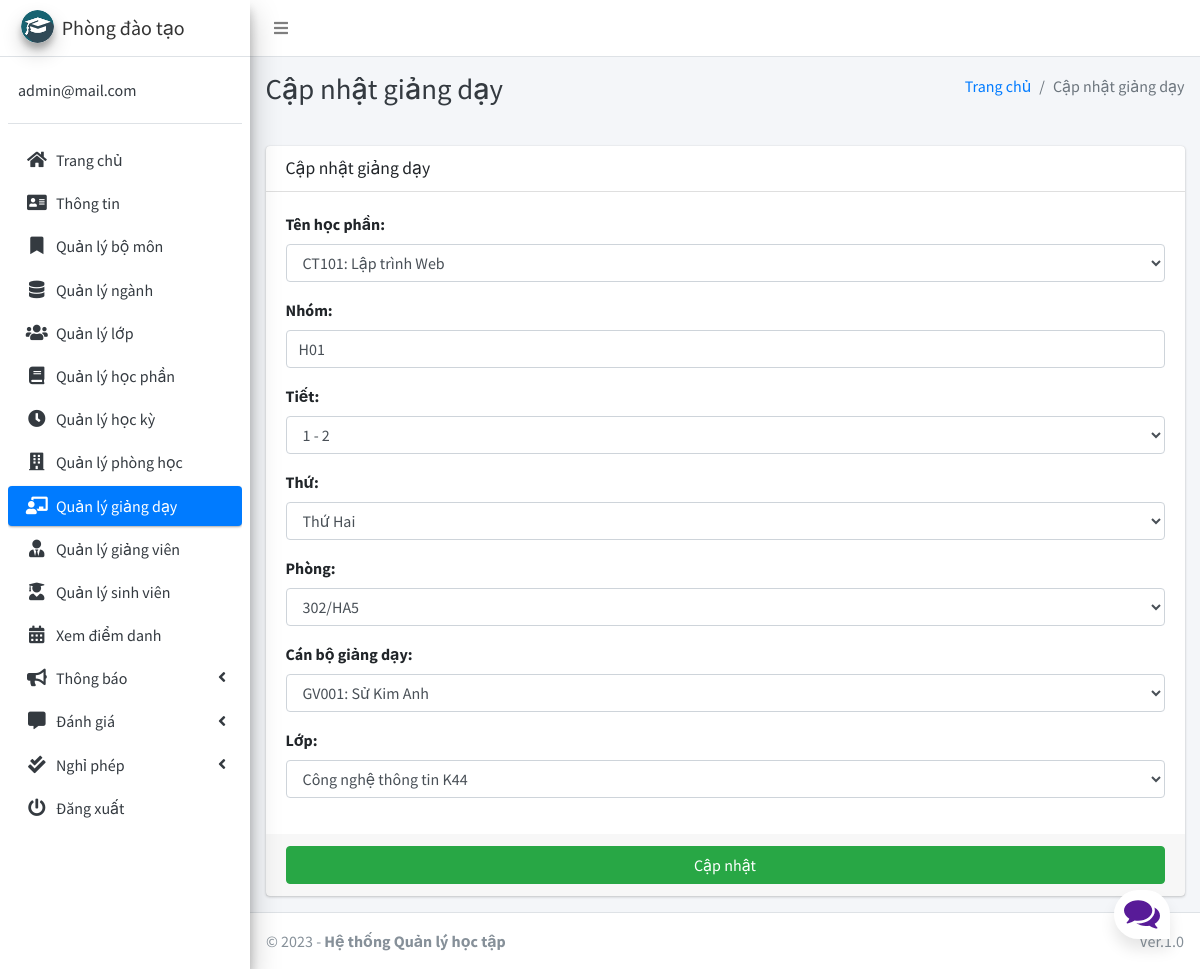
Screenshot of /assign/edit/9/ (signed in) with the database file from the repository.
### main_app/models.py (models this page shows, shortened)
class CustomUser(AbstractUser):
    USER_TYPE = ((1, "PDT"), (2, "GV"), (3, "SV"))
    id = models.CharField(primary_key='True', max_length=10)
    username = None  # Removed username, using email instead
    email = models.EmailField(unique=True)
    user_type = models.CharField(default=1, choices=USER_TYPE, max_length=1)
    fcm_token = models.TextField(default="")  # For firebase notifications
    USERNAME_FIELD = "email"
    REQUIRED_FIELDS = []
    objects = CustomUserManager()

class Assign(models.Model):
    subject = models.ForeignKey(Subject, on_delete=models.CASCADE, null=True)
    group = models.CharField(max_length=5)
    period = models.CharField(max_length=50, choices=time_slots, null=True)
    day = models.CharField(max_length=15, choices=DAYS_OF_WEEK, null=True)
    room = models.ForeignKey(Room, on_delete=models.CASCADE, null=True)
    staff = models.ForeignKey(Staff, on_delete=models.CASCADE, null=True)
    grade = models.ForeignKey(Grade, on_delete=models.CASCADE, null=True)

### main_app/hod_views.py (the view)
# urls.py: path('assign/edit/<assign_id>/', hod_views.edit_assign, name='edit_assign'),
def edit_assign(request, assign_id):
    assign = get_object_or_404(Assign, id=assign_id)
    form = AssignForm(request.POST or None, instance=assign)
    context = {
        'form': form,
        'assign_id': assign_id,
        'page_title': 'Cập nhật giảng dạy'
    }
    if request.method == 'POST':
        if form.is_valid():
            try:
                form.save()
                messages.success(request, "Cập nhật thành công")
                return redirect(reverse('edit_assign', args=[assign_id]))
            except Exception as e:
                messages.error(
                    request, "Không thể cập nhật " + str(e))
                return render(request, "hod_template/edit_assign_template.html", context)
        else:
            messages.error(request, "Không thể cập nhật ")
            return render(request, "hod_template/edit_assign_template.html", context)
    else:
        return render(request, "hod_template/edit_assign_template.html", context)

### main_app/forms.py
class AssignForm(FormSettings):
    def __init__(self, *args, **kwargs):
        super(AssignForm, self).__init__(*args, **kwargs)
    class Meta:
        model = Assign
        labels = {
            "subject": "Tên học phần",
            "group": "Nhóm",
            "room": "Phòng",
            "grade": "Lớp",
            "staff": "Cán bộ giảng dạy",
            "period": "Tiết",
            "day": "Thứ"
        }
        fields = '__all__'

### main_app/models.py (called while the page is built)
    def __str__(self):
        return self.name

    def __str__(self):
        return self.name

    def __str__(self):
        return '%s: %s' % (self.admin_id, self.last_name + " " + self.first_name)

    def __str__(self):
        return '%s: %s' % (self.id, self.name)

### main_app/templates/hod_template/edit_assign_template.html
{% extends 'main_app/base.html' %}
{% load static %}
{% block page_title %}{{page_title}}{% endblock page_title %}
{% block content %}
<section class="content">
    <div class="container-fluid">
        <div class="row">
            <div class="col-md-12">
                <div class="card">
                    <div class="card-header">
                        <h3 class="card-title">{{page_title}}</h3>
                    </div>
                    {% include "main_app/form_template.html" with messages=messages  form=form button_text="Cập nhật"%}
                </div>
            </div>
        </div>
    </div>
</section>
{% endblock content %}

### main_app/templates/main_app/sidebar_template.html (shortened to what this page needs)
{% load static %}
<aside class="main-sidebar sidebar-light-blue elevation-4">
    {% if request.user.user_type == '1' %}
        <a href="{% url 'admin_home' %}" class="brand-link">
            <img src="{% static 'dist/img/cmsl.png' %} " alt="AdminLTE Logo"
                 class="brand-image img-circle elevation-3">
            <span class="brand-text">Phòng đào tạo</span>
        </a>
        <div class="sidebar">
        <div class="user-panel mt-3 pb-3 mb-3 d-flex">
            <div class="info">
                <a href="#" class="d-block">{{ user }}</a>
            </div>
        </div>
        <nav class="mt-2">
        <ul class="nav nav-pills nav-sidebar flex-column" data-widget="treeview" role="menu" data-accordion="false">
        <li class="nav-item">
            {% url 'admin_home' as admin_home %}
            <a href="{{ admin_home }}" class="nav-link {% if admin_home == request.path %} active {% endif %}">
                <i class="nav-icon fas fa-home"></i>
                <p>
                    Trang chủ
                </p>
            </a>
        </li>
        <li class="nav-item">
            {% url 'admin_view_profile' as admin_view_profile %}
            <a href="{{ admin_view_profile }}"
               class="nav-link {% if admin_view_profile == request.path %} active {% endif %}">
                <i class="nav-icon fas fa-address-card"></i>
                <p>
                    Thông tin
                </p>
            </a>
        </li>
        <li class="nav-item">
            {% url 'manage_department' as manage_department %}
            <a href="{{ manage_department }}" class="nav-link {% if manage_department == request.path %} active {% endif %}">
                <i class="nav-icon fas fa-bookmark"></i>
                <p>
                    Quản lý bộ môn
                </p>
            </a>
        </li>
                <li class="nav-item">
                    {% url 'manage_major' as manage_major %}
                    {% url 'edit_major' department_id as edit_major %}
                    <a href="{{ manage_major }}"
                       class="nav-link  {% if edit_major == request.path or manage_major == request.path %} active {% endif %}">
                        <i class="nav-icon fas fa-database"></i>
                        <p>
                            Quản lý ngành
                        </p>
                    </a>
                </li>
                        <li class="nav-item">
                    {% url 'manage_grade' as manage_grade %}
                    {% url 'edit_grade' department_id as edit_grade %}
                    <a href="{{ manage_grade }}"
                       class="nav-link  {% if edit_grade == request.path or manage_grade == request.path %} active {% endif %}">
                        <i class="nav-icon fas fa-users"></i>
                        <p>
                            Quản lý lớp
                        </p>
                    </a>
                </li>
                        <li class="nav-item">
                    {% url 'manage_subject' as manage_subject %}
                    {% url 'edit_subject' subject_id as edit_subject %}
                    <a href="{{ manage_subject }}"
                       class="nav-link  {% if edit_subject == request.path or manage_subject == request.path %} active {% endif %}">
                        <i class="nav-icon fas fa-book"></i>
                        <p>
                            Quản lý học phần
                        </p>
                    </a>
                </li>
                        <li class="nav-item">
                    {% url 'manage_session' as manage_session %}
                    {% url 'edit_session' session_id as edit_session %}
                    <a href="{{ manage_session }}"
                       class="nav-link  {% if edit_session == request.path or manage_session == request.path %} active {% endif %}">
                        <i class="nav-icon fas fa-clock"></i>
                        <p>
                            Quản lý học kỳ
                        </p>
                    </a>
                </li>
                        <li class="nav-item">
                    {% url 'manage_room' as manage_room %}
                    {% url 'edit_room' room_id as edit_room %}
                    <a href="{{ manage_room }}"
                       class="nav-link {% if manage_room == request.path or request.path == edit_room %} active {% endif %}">
                        <i class="fas fa-building nav-icon"></i>
                        <p>
                            Quản lý phòng học
                        </p>
                    </a>
                </li>
                        <li class="nav-item">
                    {% url 'manage_assign' as manage_assign %}
                    {% url 'edit_assign' assign_id as edit_assign %}
                    <a href="{{ manage_assign }}"
                       class="nav-link {% if manage_assign == request.path or request.path == edit_assign %} active {% endif %}">
                        <i class="nav-icon fas fa-chalkboard-teacher"></i>
                        <p>
                            Quản lý giảng dạy
                        </p>
                    </a>
                </li>
                <li class="nav-item">
            {% url 'manage_staff' as manage_staff %}
            {% url 'edit_staff' staff_id as edit_staff %}
            <a href="{{ manage_staff }}"
               class="nav-link {% if manage_staff == request.path or request.path == edit_staff %} active {% endif %}">
                <i class="nav-icon fas fa-user-tie"></i>
                <p>
                    Quản lý giảng viên
                </p>
            </a>
        </li>
        <li class="nav-item">
            {% url 'manage_student' as manage_student %}
            {% url 'edit_student' student_id as edit_student %}
            <a href="{{ manage_student }}"
               class="nav-link  {% if edit_student == request.path or manage_student == request.path %} active {% endif %}">
                <i class="nav-icon fas fa-user-graduate"></i>
                <p>
                    Quản lý sinh viên
                </p>
            </a>
        </li>
        <li class="nav-item">
            {% url 'admin_view_attendance' as admin_view_attendance %}
            <a href="{{ admin_view_attendance }}"
               class="nav-link  {% if admin_view_attendance == request.path %} active {% endif %}">
                <i class="nav-icon fas fa-calendar-alt"></i>
                <p>
                    Xem điểm danh
                </p>
            </a>
        </li>
        <li class="nav-item has-treeview">
            <a href="#" class="nav-link">
                <i class="nav-icon fas fa-bullhorn"></i>
                <p>
                    Thông báo
                    <i class="fas fa-angle-left right"></i>
                </p>
            </a>
        </li>
                <li class="nav-item has-treeview">
            <a href="#" class="nav-link">
                <i class="nav-icon fas fa-comment-alt"></i>
                <p>
                    Đánh giá
                    <i class="fas fa-angle-left right"></i>
                </p>
            </a>
        </li>
                <li class="nav-item has-treeview">
            <a href="#" class="nav-link">
                <i class="nav-icon fas fa-check-double"></i>
                <p>
                    Nghỉ phép
                    <i class="fas fa-angle-left right"></i>
                </p>
            </a>
        </li>
    {% endif %}
    <li class="nav-item">
        <a href="{% url 'user_logout' %}"
           onclick="return confirm('Bạn có chắc chắn muốn đăng xuất?')"
           class="nav-link">
            <i class="nav-icon fas fa-power-off"></i>
            <p>
                Đăng xuất
            </p>
        </a>
    </li>
    </ul>
    </nav>
    </div>
</aside>

### main_app/templates/main_app/form_template.html (shortened to what this page needs)
<form role="form" method="POST" enctype="multipart/form-data">
    <div class="card-body">
        {% for field in form  %}
        <div class="form-group">
            {{field.label_tag}}
            {{field}}
        </div>
        {% endfor %}
    </div>
    <div class="card-footer">
        <button type="submit" class="btn btn-success btn-block">
            {% if button_text %}
            {{button_text}}
            {% else %}
            Submit
            {% endif %}
        </button>
    </div>
</form>

### main_app/static/style.css (style rules this page uses)
* { box-sizing: border-box; margin: 0; padding: 0; }
body { font-family: 'Nunito', sans-serif; font-weight: 400; font-size: 100%; background: #F1F1F1; }
*, html { --primaryGradient: linear-gradient(93.12deg, #581B98 0.52%, #9C1DE7 100%); --secondaryGradient: linear-gradient(268.91deg, #581B98 -2.14%, #9C1DE7 99.69%); --primaryBoxShadow: 0px 10px 15px rgba(0, 0, 0, 0.1); --secondaryBoxShadow: 0px -10px 15px rgba(0, 0, 0, 0.1); --primary: #581B98; }

### rows the page displays
CustomUser: email "admin@mail.com"
Assign: form "CT101: Lập trình Web" "H01" "1 - 2" "Thứ Hai" "302/HA5" "GV001: Sử Kim Anh" "Công nghệ thông tin K44"

### other values shown
{{ page_title }} "Cập nhật giảng dạy"
{{ field.label_tag }} "Tên học phần:" "Nhóm:" "Tiết:" "Thứ:" "Phòng:" "Cán bộ giảng dạy:" "Lớp:"
{{ button_text }} "Cập nhật"
